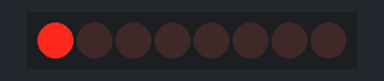
A sketch run on a simulated Arduino Uno, built with avr-gcc and run on an emulated ATmega328P. Parts: 8 shift-register outputs drawn as a row of LEDs (first output left, lit = HIGH). Wiring (inferred from the names in the program): shift register (74HC595): data pin 11; shift clock pin 12; latch pin 8. Wiring (inferred from the signals the program sends): row of LEDs: on Q0, Q1, Q2, Q3, Q4, Q5, Q6, Q7.

Above: at 0.2 s.
At 1.2 s:
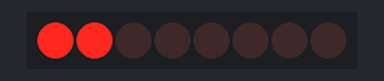
At 2.2 s:
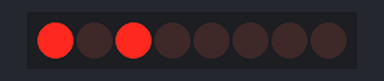
At 4.2 s:
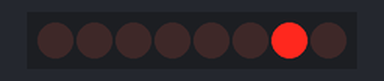
At 6.2 s:
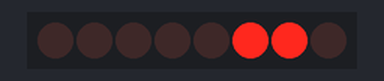
At 8.7 s:
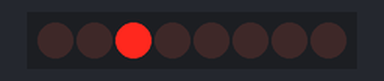
Timing chart, 0 to 9.1 s (numbered marks = the images above):
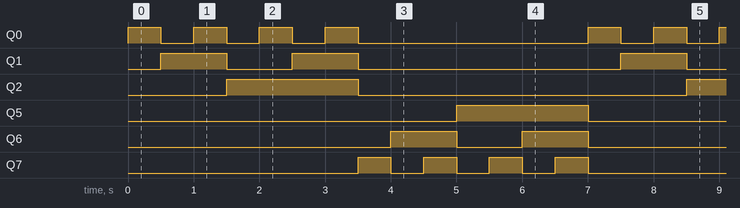

Measured:
- by itself, Q0, Q7: repeats every 7.0 s: 3 × (LOW 0.50 s, HIGH 0.50 s), LOW 3.5 s, HIGH 0.50 s
- by itself, Q1, Q6: repeats every 7.0 s: LOW 1.0 s, HIGH 1.0 s, LOW 4.0 s, HIGH 1.0 s
- by itself, Q2, Q5: alternates HIGH for 2.0 s and LOW for 5.0 s

The sketch:

rgb.ino
```cpp
const int IN = 11; // Data In (
const int CLK =12; // Clock
const int LATCH= 8; // Enable output latch pin
bool direct = true;
void setup() {
  pinMode(IN,OUTPUT);
  pinMode(CLK,OUTPUT);
  pinMode(LATCH,OUTPUT);

}

void loop()
{
  for (int numberToDisplay=1; numberToDisplay <= 7; numberToDisplay ++)
  {
    digitalWrite (LATCH, LOW);
    if (direct == true) {
      shiftOut (IN, CLK, MSBFIRST, (numberToDisplay));
    } else {
      shiftOut (IN, CLK, LSBFIRST, (numberToDisplay));
    }
    digitalWrite (LATCH,HIGH);
    delay (500);
  }
  direct = !direct;
}

/*
  for (int numberToDisplay=1; numberToDisplay <= 8; numberToDisplay ++)
  {
    digitalWrite (LATCH, LOW);
    shiftOut (IN, CLK, LSBFIRST, pow(2,numberToDisplay)-1);
    digitalWrite (LATCH,HIGH);
    delay (50);
  }
}
*/
/*
  for (int numberToDisplay=8; numberToDisplay >= 1; numberToDisplay --)
{
  digitalWrite (LATCH, LOW);
  shiftOut (IN, CLK, LSBFIRST, pow(2,numberToDisplay)-1);
  digitalWrite (LATCH,HIGH);
  delay (50);
}
*/
/*
digitalWrite (LATCH,LOW);
shiftOut (IN, CLK, MSBFIRST, B10101010);
digitalWrite (LATCH,HIGH);
delay (100);

digitalWrite (LATCH,LOW);
shiftOut (IN, CLK, MSBFIRST, B01010101);
digitalWrite (LATCH,HIGH);
delay (100);
}*/
```
